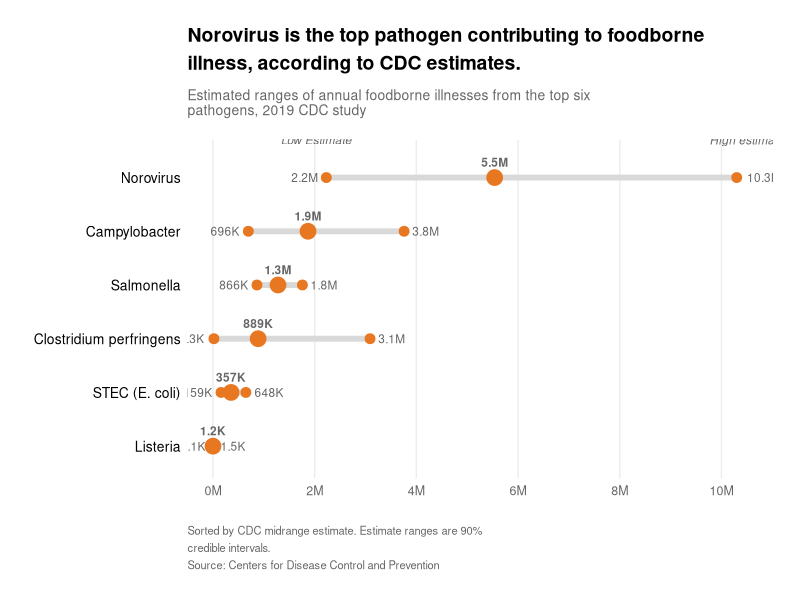
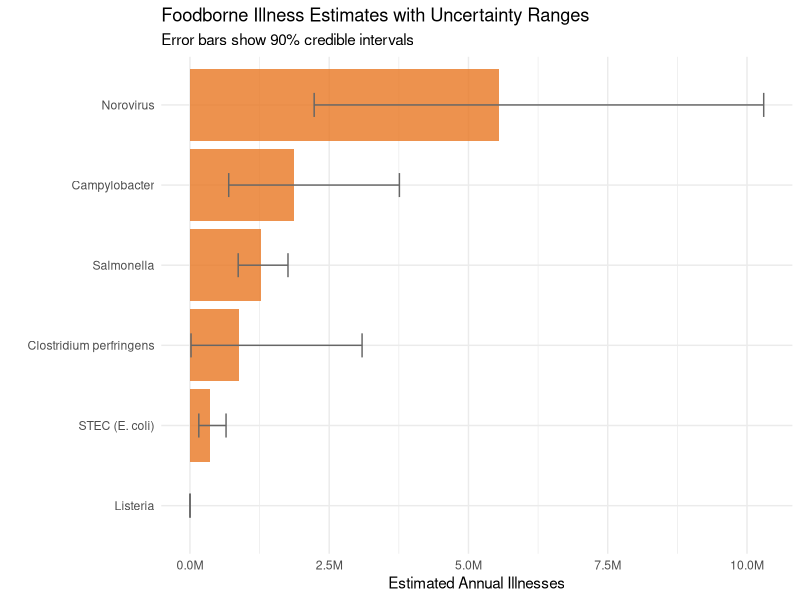
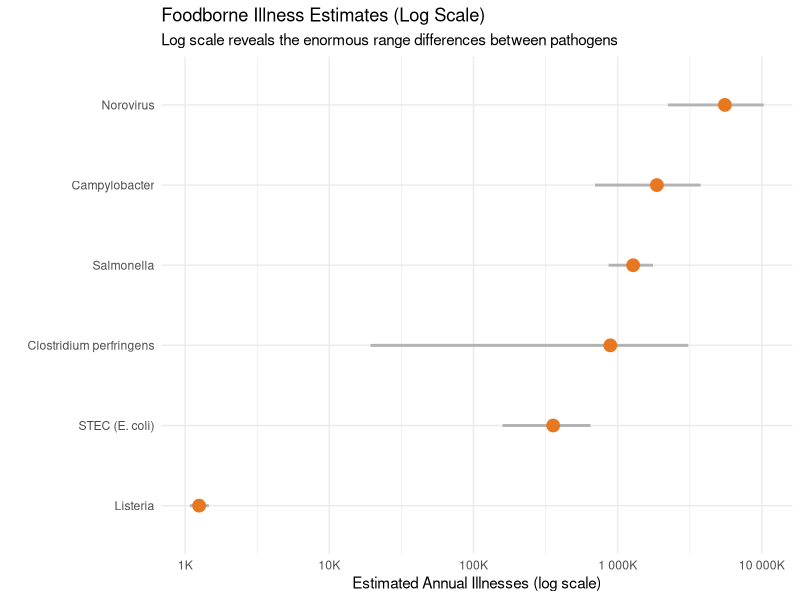
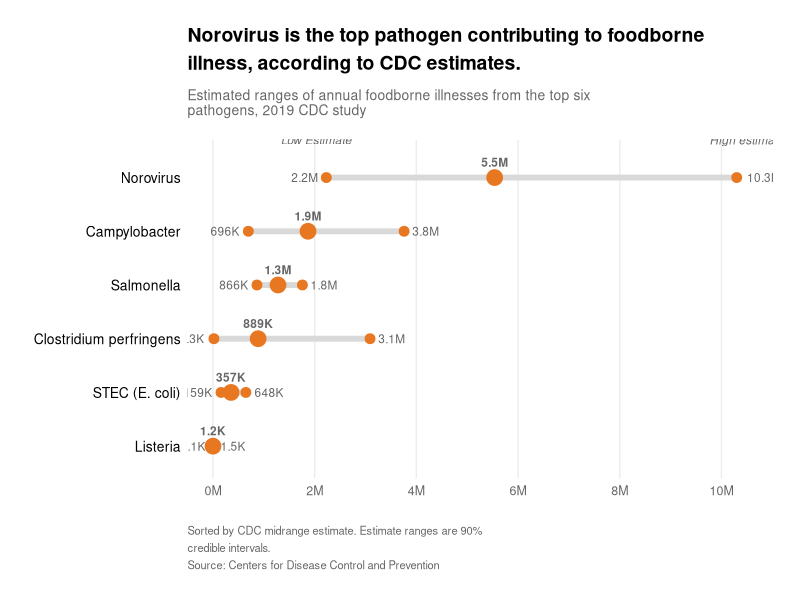
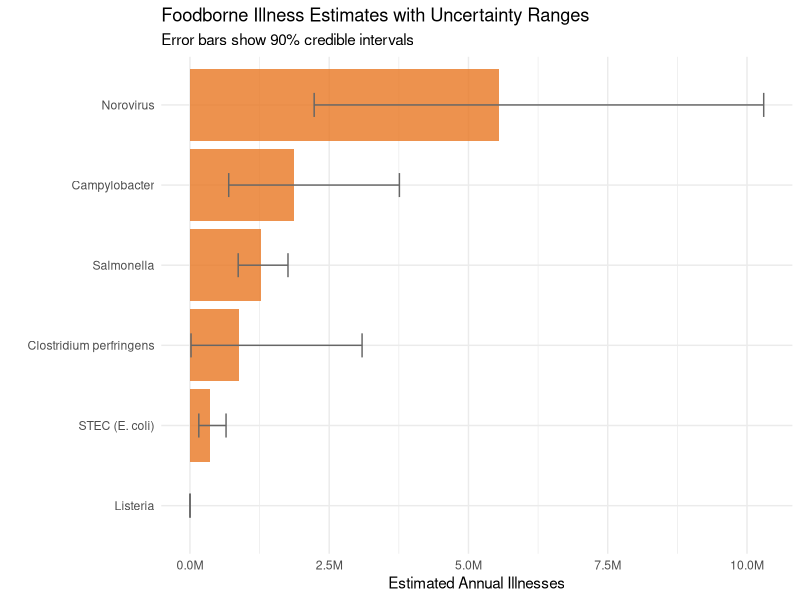
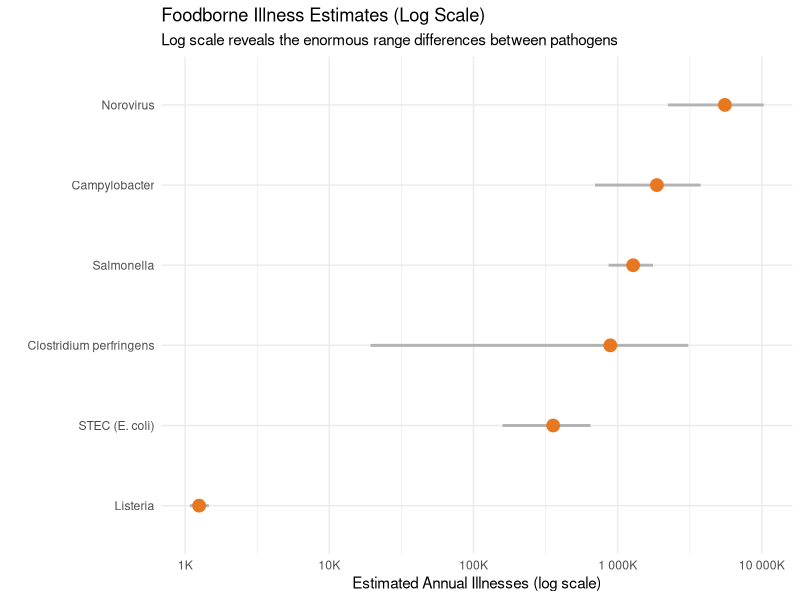

Generate these figures, in order, with R:
# =============================================================================
# Lab 6: ggplot Crossword + Cedric Scherer Visualization Recreation
# Group 4 - Foodborne Illness Pathogens (USAFacts)
# =============================================================================

library(conflicted)
library(tidyverse)

conflicts_prefer(dplyr::filter, dplyr::select)

# =============================================================================
# Part 1: Recreate the USAFacts Foodborne Illness Chart
# "Norovirus is the top pathogen contributing to foodborne illness,
#  according to CDC estimates."
# =============================================================================

# --- Load data ---
pathogens <- read_csv("data-I2Rsw.csv")
glimpse(pathogens)

# Rename columns for easier use
pathogens <- pathogens |>
  rename(
    pathogen = Pathogen,
    illnesses = Illnesses,
    low = `Low Estimate`,
    high = `High estimate`
  ) |>
  mutate(
    pathogen = fct_reorder(pathogen, illnesses),
    # Format labels
    illnesses_label = case_when(
      illnesses >= 1e6 ~ paste0(round(illnesses / 1e6, 1), "M"),
      illnesses >= 1e3 ~ paste0(round(illnesses / 1e3, 1), "K"),
      TRUE ~ as.character(illnesses)
    ),
    low_label = case_when(
      low >= 1e6 ~ paste0(round(low / 1e6, 1), "M"),
      low >= 1e3 ~ paste0(round(low / 1e3, 1), "K"),
      TRUE ~ as.character(low)
    ),
    high_label = case_when(
      high >= 1e6 ~ paste0(round(high / 1e6, 1), "M"),
      high >= 1e3 ~ paste0(round(high / 1e3, 1), "K"),
      TRUE ~ as.character(high)
    )
  )

# --- Recreate the chart ---
# USAFacts style: horizontal lollipop/dumbbell chart with range
usafacts_orange <- "#E87722"
usafacts_gray <- "#666666"
usafacts_lightgray <- "#D9D9D9"

p_main <- ggplot(pathogens, aes(y = pathogen)) +

  # Range line (low to high estimate)
  geom_segment(
    aes(x = low, xend = high, yend = pathogen),
    color = usafacts_lightgray, linewidth = 2
  ) +

  # Low estimate point
  geom_point(aes(x = low), color = usafacts_orange, size = 3) +

  # Midrange estimate point (main illness count)
  geom_point(aes(x = illnesses), color = usafacts_orange, size = 5) +

  # High estimate point
  geom_point(aes(x = high), color = usafacts_orange, size = 3) +

  # Labels for low estimates
  geom_text(
    aes(x = low, label = low_label),
    hjust = 1.3, size = 3, color = usafacts_gray
  ) +

  # Labels for midrange
  geom_text(
    aes(x = illnesses, label = illnesses_label),
    vjust = -1.2, size = 3, color = usafacts_gray, fontface = "bold"
  ) +

  # Labels for high estimates
  geom_text(
    aes(x = high, label = high_label),
    hjust = -0.3, size = 3, color = usafacts_gray
  ) +

  # Scale and formatting
  scale_x_continuous(
    labels = scales::label_number(scale = 1e-6, suffix = "M"),
    breaks = seq(0, 10e6, 2e6),
    limits = c(-500000, 11000000),
    expand = c(0, 0)
  ) +

  labs(
    title = "Norovirus is the top pathogen contributing to foodborne\nillness, according to CDC estimates.",
    subtitle = "Estimated ranges of annual foodborne illnesses from the top six\npathogens, 2019 CDC study",
    x = "",
    y = "",
    caption = "Sorted by CDC midrange estimate. Estimate ranges are 90%\ncredible intervals.\nSource: Centers for Disease Control and Prevention"
  ) +

  # Header annotations for Low/High
  annotate("text", x = pathogens$low[pathogens$pathogen == "Norovirus"] - 200000,
           y = 6.7, label = "Low Estimate", size = 3, color = usafacts_gray,
           fontface = "italic") +
  annotate("text", x = pathogens$high[pathogens$pathogen == "Norovirus"] + 200000,
           y = 6.7, label = "High estimate", size = 3, color = usafacts_gray,
           fontface = "italic") +

  theme_minimal() +
  theme(
    plot.title = element_text(size = 14, face = "bold", color = "black",
                              lineheight = 1.2),
    plot.subtitle = element_text(size = 10, color = usafacts_gray,
                                 margin = margin(t = 5, b = 15)),
    plot.caption = element_text(size = 8, color = usafacts_gray, hjust = 0,
                                lineheight = 1.3),
    axis.text.y = element_text(size = 10, color = "black"),
    axis.text.x = element_text(size = 9, color = usafacts_gray),
    panel.grid.major.y = element_blank(),
    panel.grid.minor = element_blank(),
    panel.grid.major.x = element_line(color = "#EDEDED"),
    plot.margin = margin(20, 20, 20, 10)
  )

p_main
ggsave("Lab6/foodborne_illness_recreation.png", width = 10, height = 6, dpi = 300)

# =============================================================================
# Part 2: Record GIF with camcorder (demonstration)
# =============================================================================

# install.packages("camcorder")
# library(camcorder)
#
# gg_record(
#   dir = "Lab6/recording",
#   device = "png",
#   width = 10,
#   height = 6,
#   units = "in",
#   dpi = 300
# )
#
# # Step 1: Basic structure
# ggplot(pathogens, aes(y = pathogen, x = illnesses)) +
#   geom_point() +
#   theme_minimal()
#
# # Step 2: Add range
# ggplot(pathogens, aes(y = pathogen)) +
#   geom_segment(aes(x = low, xend = high, yend = pathogen),
#                color = "gray80", linewidth = 2) +
#   geom_point(aes(x = illnesses), color = usafacts_orange, size = 5) +
#   theme_minimal()
#
# # Step 3: Add styling
# p_main  # Final version
#
# gg_playback(
#   name = "Lab6/build_animation.gif",
#   first_image_duration = 2,
#   last_image_duration = 5,
#   frame_duration = 1,
#   image_resize = 800
# )

# =============================================================================
# Part 3: Alternative visualizations of the same data
# =============================================================================

# Bar chart version
ggplot(pathogens, aes(x = pathogen, y = illnesses, fill = pathogen)) +
  geom_col(show.legend = FALSE, fill = usafacts_orange, alpha = 0.8) +
  geom_errorbar(
    aes(ymin = low, ymax = high),
    width = 0.3, color = usafacts_gray
  ) +
  coord_flip() +
  scale_y_continuous(labels = scales::label_number(scale = 1e-6, suffix = "M")) +
  labs(
    title = "Foodborne Illness Estimates with Uncertainty Ranges",
    subtitle = "Error bars show 90% credible intervals",
    x = "", y = "Estimated Annual Illnesses"
  ) +
  theme_minimal()

ggsave("Lab6/foodborne_bar_alternative.png", width = 10, height = 5, dpi = 300)

# Dot plot with error bars
ggplot(pathogens, aes(x = illnesses, y = pathogen)) +
  geom_linerange(aes(xmin = low, xmax = high), color = "gray70", linewidth = 1) +
  geom_point(size = 4, color = usafacts_orange) +
  scale_x_log10(labels = scales::label_number(scale = 1e-3, suffix = "K")) +
  labs(
    title = "Foodborne Illness Estimates (Log Scale)",
    subtitle = "Log scale reveals the enormous range differences between pathogens",
    x = "Estimated Annual Illnesses (log scale)", y = ""
  ) +
  theme_minimal()

ggsave("Lab6/foodborne_logscale.png", width = 10, height = 5, dpi = 300)

cat("\n=== Lab 6 complete! ===\n")
